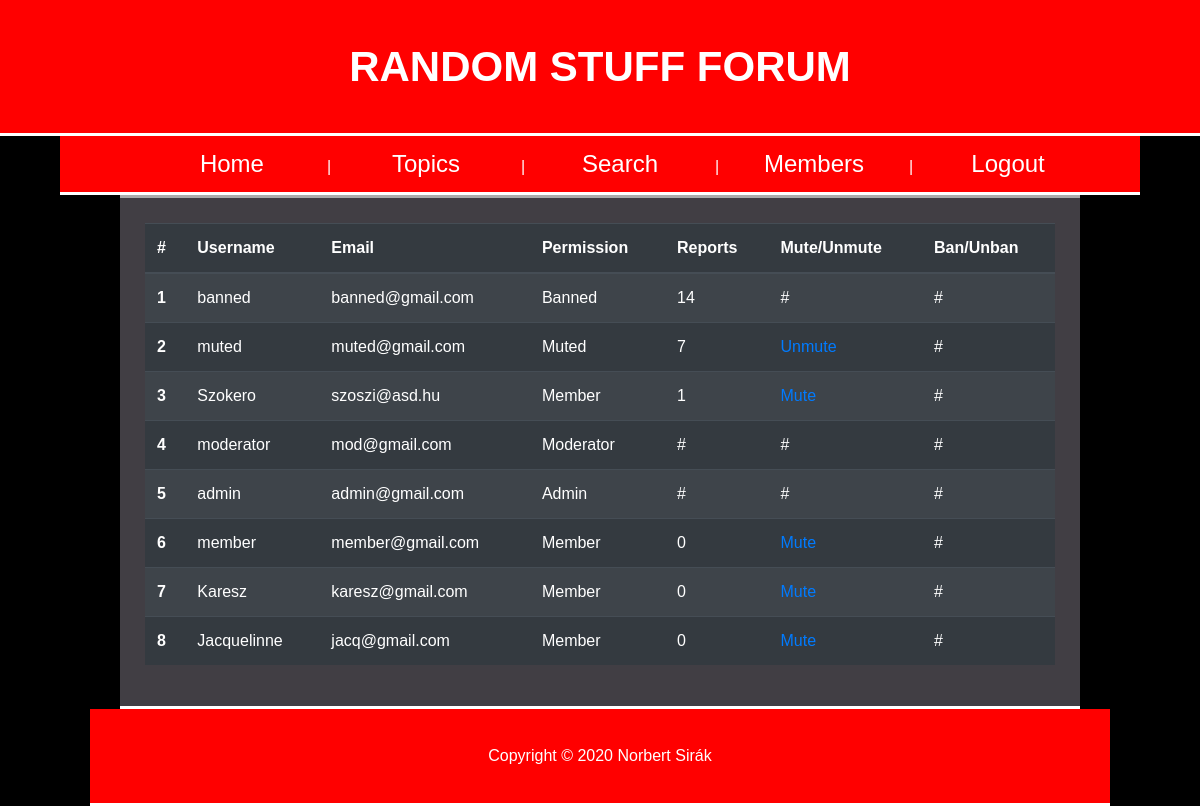
The app's page /index.php?page=members (signed in) with its own data.
### tables this page shows
CREATE TABLE IF NOT EXISTS `users` (
  `id` int(10) NOT NULL AUTO_INCREMENT,
  `username` varchar(64) NOT NULL,
  `email` varchar(250) NOT NULL,
  `password` varchar(250) NOT NULL,
  `permission` int(1) NOT NULL DEFAULT '1',
  `reported_times` int(10) NOT NULL DEFAULT '0',
  PRIMARY KEY (`id`)
);

### protected/database.php (called while the page is built, shortened)
<?php
function getConnection() {
	$connection = new PDO(DB_TYPE.':host='.DB_HOST.';dbname='.DB_NAME.';',DB_USER, DB_PASS);
	$connection->exec("SET NAMES '".DB_CHARSET."'");
	return $connection;
}
function getList($queryString, $queryParams = []) {
	$connection = getConnection();
	$statement = $connection->prepare($queryString);
	$success = $statement->execute($queryParams);
	$result = $success ? $statement->fetchAll(PDO::FETCH_ASSOC) : [];
	return $result;
}
?>

### protected/user/list_members.php (the view, shortened to what this page needs)
<?php if(!isset($_SESSION['permission']) || $_SESSION['permission'] < 2) : ?>
	<h1>Page access is forbidden!</h1>
<?php else : ?>
	<?php
	$query = "SELECT id, username, email, permission, reported_times FROM users ORDER BY reported_times DESC";
	$users = getList($query);
	?>
	<?php if(count($users) <= 0) : ?>
		<h1>No users found in the database.</h1>
	<?php else : ?>
		<table class="table table-striped table-dark">
			<thead>
				<tr>
					<th scope="col">#</th>
					<th scope="col">Username</th>
					<th scope="col">Email</th>
					<th scope="col">Permission</th>
					<th scope="col">Reports</th>
					<th scope="col">Mute/Unmute</th>
						<th scope="col">Ban/Unban</th>
					<?php endif; ?>
				</tr>
			</thead>
			<tbody>
				<?php $i = 0; ?>
				<?php foreach ($users as $u) : ?>
					<?php $i++;
					?>
					<tr>
						<th scope="row"><?=$i ?></th>
						<td><?=$u['username'] ?></td>
						<td><?=$u['email'] ?></td>
						<?php if($u['permission'] == 0) : ?>
							<td>Muted</td>
						<?php elseif($u['permission'] == 1) : ?>
							<td>Member</td>
						<?php elseif($u['permission'] == 2) : ?>
							<td>Moderator</td>
						<?php elseif($u['permission'] == 3) : ?>
							<td>Admin</td>
						<?php elseif($u['permission'] < 0) : ?>
							<td>Banned</td>
						<?php endif; ?>
						<?php if ($u['permission'] < 2): ?>
							<td><?=$u['reported_times'] ?></td>
						<?php else: ?>
							<td>#</td>
						<?php endif ?>
						<?php if($u['permission'] < 2) : ?>
							<?php if($u['permission'] == 1) : ?>
								<td><a href="<?="index.php?page=change_perm&command=muteunmute&userperm=".$u['permission']."&userid=".$u['id']?>">Mute</a></td>
							<?php elseif($u['permission'] == 0) : ?>
								<td><a href="<?="index.php?page=change_perm&command=muteunmute&userperm=".$u['permission']."&userid=".$u['id']?>">Unmute</a></td>
							<?php elseif($u['permission'] < 0) : ?>
								<td>#</td>
							<?php endif; ?>
						<?php else : ?>
							<td>#</td>
						<?php endif; ?>
						<?php if($_SESSION['permission'] > 2) : ?>
							<?php if($u['permission'] < 2) : ?>
								<?php if($u['permission'] > 0) : ?>
									<td><a href="<?="index.php?page=change_perm&command=banunban&userperm=".$u['permission']."&userid=".$u['id']?>">Ban</a></td>
								<?php elseif($u['permission'] < 0) : ?>
									<td><a href="<?="index.php?page=change_perm&command=banunban&userperm=".$u['permission']."&userid=".$u['id']?>">Unban</a></td>
									<?php elseif($u['permission'] == 0) : ?>
								<td>#</td>
								<?php endif; ?>
								<?php else : ?>
									<td>#</td>
							<?php endif; ?>
							<?php else : ?>
								<td>#</td>
						<?php endif; ?>
					</tr>
			<?php endforeach; ?>
		</tbody>
	</table>
<?php endif; ?>

### public/styles.css (style rules this page uses)
body { text-align: justify; background-color: black; color: white; text-align: center; font-family: arial; }

### records on screen
users: username "banned", email "banned@gmail.com", permission "Banned", reported_times "14"
users: username "muted", email "muted@gmail.com", permission "Muted", reported_times "7"
users: username "Szokero", email "szoszi@asd.hu", permission "Member", reported_times "1"
users: username "moderator", email "mod@gmail.com", permission "Moderator"
users: username "admin", email "admin@gmail.com", permission "Admin"
users: username "member", email "member@gmail.com", permission "Member", reported_times "0"
users: username "Karesz", email "karesz@gmail.com", permission "Member", reported_times "0"
users: username "Jacquelinne", email "jacq@gmail.com", permission "Member", reported_times "0"
